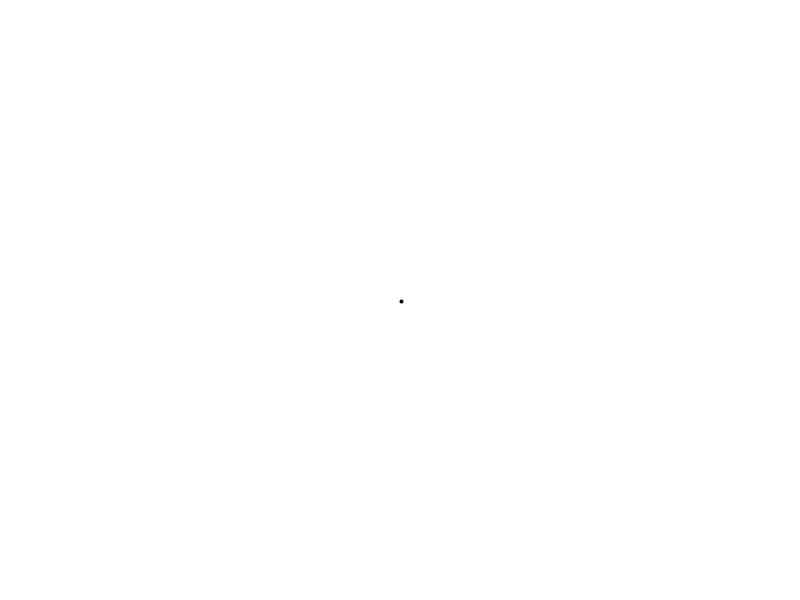
Frame 1 (no input)
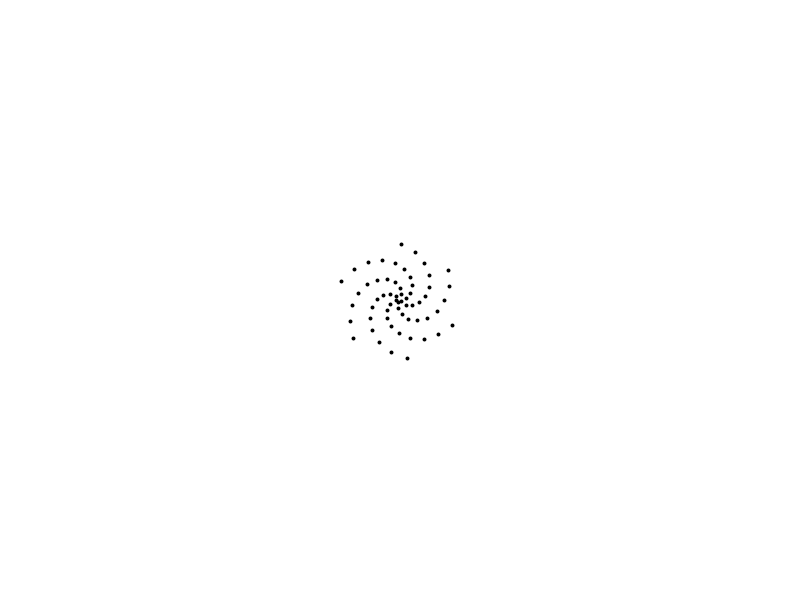
Frame 60 (the mouse pressed at the canvas centre just before this capture)
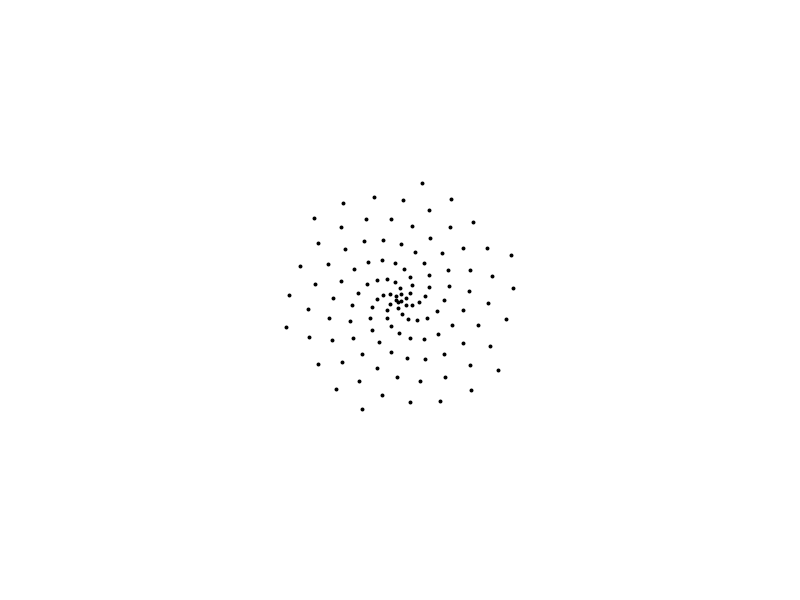
Frame 120 (the mouse held since frame 60 and released just before this capture)

The Processing sketch that drew these frames (run headless with seeded random() and noise(); from frame 60 on, the mouse is pressed at the canvas centre):

// Processing sketch: processing_182323
// ── processing_182323.pde

float i;
void setup(){
  size(800,600);
  background(255,255,255);
  i = 1;
    
  }


void draw(){
 translate(width/2,height/2);
 rotate(i);
 i += 1;
 strokeWeight(4);
 point(i,0);   
  
}
